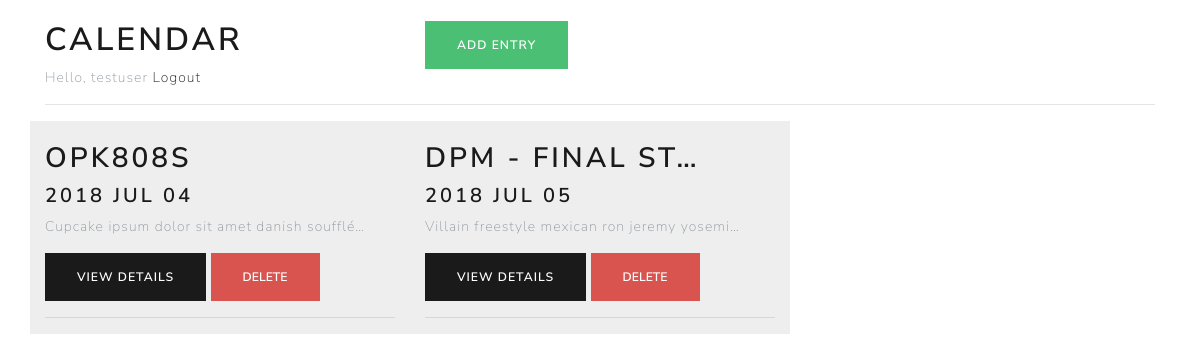
Page /calendar (signed in) on the committed database.
### calendarapp/models.py (models this page shows, shortened)
class Entry(models.Model):
    name = models.CharField(max_length=256)
    author = models.ForeignKey(User, on_delete=models.CASCADE)
    date = models.DateTimeField()
    description = models.TextField()
    created = models.DateTimeField(auto_now_add=True)

### calendarapp/views.py (the view)
# urls.py: path('calendar', views.calendar, name='calendar'),
@login_required
def calendar(request):
    entries = Entry.objects.filter(author=request.user)
    return render(request, 'calendarapp/calendar.html', {'entries': entries})

### calendarapp/templates/calendarapp/calendar.html
{% extends 'calendarapp/base.html' %}
{% block content %}
  <div class="container">
    <br>
    <div class="row">
      <div class="col-lg-4">
        <h1>Calendar</h1>
        {% if request.user.is_authenticated %}
          <span>Hello, {{ request.user.username }}</span>
          <a href="{% url 'logout' %}">Logout</a>
        {% endif %}
      </div>
      <div class="col-lg-8">
        <a href="{% url 'add'%}" class="btn btn-success">Add Entry</a>
      </div>
    </div>
    <hr>
    <div class="row">
      {% for entry in entries %}
        {% include 'calendarapp/_calendar_entry.html'%}
      {% endfor %}
    </div>
  </div>
{% endblock %}

### calendarapp/templates/calendarapp/base.html (shortened to what this page needs)
{% load static %}
<!DOCTYPE html>
<html lang="en">
  <head>
    <link rel="stylesheet" href="{% static 'calendarapp\css\bootstrap.css' %}" />
    <link rel="stylesheet" href="{% static 'calendarapp\css\style.css' %}" />
  </head>
  <body>
    {% block content %}
    {% endblock %}
  </body>
</html>

### calendarapp/templates/calendarapp/_calendar_entry.html (shortened to what this page needs)
<div class="calendar_entry col-lg-4">
  <br>
  <h2>{{ entry.name|truncatechars:15 }}</h2>
  <h4>{{ entry.date|date:"Y M d" }}</h4>
  <p>{{ entry.description|truncatechars:44 }}</p>
  <a href='{% url 'details' pk=entry.id %}' class="btn btn-primary">View Details</a>
  <button data-id="{{ entry.id }}" onclick='deleteCalendarEntry(this)' class="btn btn-danger">Delete</button>
  <hr />
</div>

### calendarapp/static/calendarapp/css/style.css (style rules this page uses)
.calendar_entry { background-color: #eee; }
body, html { width: 100%; display: grid; }

### rows in the picture
Entry: name "OPK808S", date "2018 JUL 04", description "Cupcake ipsum dolor sit amet danish soufflé…"
Entry: name "DPM - FINAL ST…", date "2018 JUL 05", description "Villain freestyle mexican ron jeremy yosemi…"

### other values in the picture
{{ request.user.username }} "testuser"
